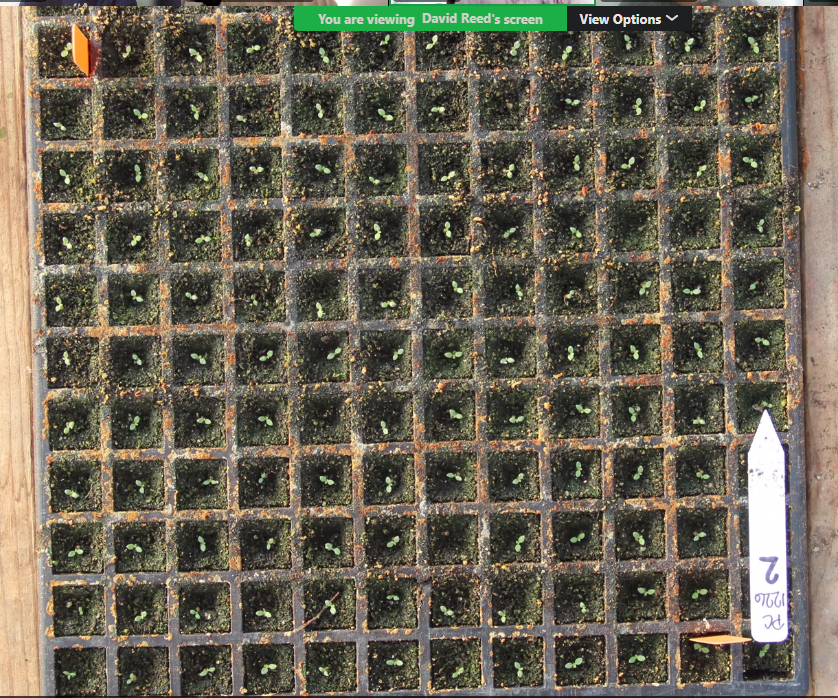
#> input picture tobacco_tray.jpg, 838 x 698 px
$ python -i rectification.py   (imports and definitions only)   (older library calls are emulated)
#> lines starting #> are read from the running program, lines starting #| are printed output that depends on the picture
"""Rotate mildly tilted images or rectify a four-corner perspective view."""

import cv2
import numpy as np


def resize_for_analysis(image, max_dimension=2200):
    if max_dimension <= 0:
        raise ValueError('max_dimension must be positive')
    h, w = image.shape[:2]
    factor = min(1.0, float(max_dimension) / max(w, h))
    if factor == 1:
        return image.copy(), factor
    return cv2.resize(image, (round(w * factor), round(h * factor)),
                      interpolation=cv2.INTER_AREA), factor


def _grid_alignment_score(gray, angle):
    h, w = gray.shape
    matrix = cv2.getRotationMatrix2D((w / 2, h / 2), angle, 1.0)
    rotated = cv2.warpAffine(gray, matrix, (w, h),
                             flags=cv2.INTER_LINEAR,
                             borderMode=cv2.BORDER_REFLECT_101)
    gx = cv2.Sobel(rotated, cv2.CV_32F, 1, 0, ksize=3)
    gy = cv2.Sobel(rotated, cv2.CV_32F, 0, 1, ksize=3)
    # Use the central portion to avoid the photograph/tray's outer border.
    xa, xb = round(.20*w), round(.85*w)
    ya, yb = round(.12*h), round(.88*h)
    p_x = np.abs(gx[ya:yb, xa:xb]).mean(axis=0)
    p_y = np.abs(gy[ya:yb, xa:xb]).mean(axis=1)
    p_x = cv2.GaussianBlur(p_x[None, :], (1, 7), 0).ravel()
    p_y = cv2.GaussianBlur(p_y[:, None], (1, 7), 0).ravel()
    return float(p_x.std() / max(1., p_x.mean()) +
                 p_y.std() / max(1., p_y.mean()))


def estimate_rotation(image, max_degrees=15):
    """Find the angle yielding the strongest repeating vertical/horizontal walls."""
    h, w = image.shape[:2]
    scale = min(1., 750. / max(w, h))
    small = cv2.resize(image, (round(w * scale), round(h * scale)),
                       interpolation=cv2.INTER_AREA) if scale < 1. else image
    gray = cv2.cvtColor(small, cv2.COLOR_BGR2GRAY)
    gray = cv2.GaussianBlur(gray, (3, 3), 0)
    # Coarse-to-fine optimization is more stable and faster than a single Hough
    # line direction (which often finds the big outside frame instead).
    candidates = np.arange(-max_degrees, max_degrees + .01, 1.0)
    scores = [(_grid_alignment_score(gray, float(a)), float(a)) for a in candidates]
    best = max(scores)[1]
    fine = np.arange(max(-max_degrees, best - 1.),
                     min(max_degrees, best + 1.) + .01, .2)
    return max(fine, key=lambda a: _grid_alignment_score(gray, float(a)))


def _rotate_expand(image, angle):
    h, w = image.shape[:2]
    matrix = cv2.getRotationMatrix2D((w / 2, h / 2), angle, 1.)
    c, s = abs(matrix[0, 0]), abs(matrix[0, 1])
    new_w, new_h = int(np.ceil(h * s + w * c)), int(np.ceil(h * c + w * s))
    matrix[0, 2] += (new_w - w) / 2
    matrix[1, 2] += (new_h - h) / 2
    return cv2.warpAffine(image, matrix, (new_w, new_h),
                          borderValue=(25, 25, 25)), matrix


def rectify_image(image, max_dimension=2200, rotation='auto', corners=None):
    """Return working image, applied angle, processing scale, and correction mode.

    Corners are clockwise (TL,TR,BR,BL) in ORIGINAL image coordinates and
    should mark the four outer grid corners (not the wooden holder edges).
    """
    working, scale = resize_for_analysis(image, max_dimension)
    if corners is not None:
        pts = np.asarray(corners, dtype=np.float32)
        if pts.shape != (4, 2):
            raise ValueError('corners must be four x,y pairs (TL TR BR BL)')
        pts = pts * scale
        width = round(max(np.linalg.norm(pts[1] - pts[0]),
                          np.linalg.norm(pts[2] - pts[3])))
        height = round(max(np.linalg.norm(pts[3] - pts[0]),
                           np.linalg.norm(pts[2] - pts[1])))
        if min(width, height) < 100:
            raise ValueError('Perspective corner coordinates are too close together')
        target = np.float32([[0, 0], [width-1, 0],
                             [width-1, height-1], [0, height-1]])
        H = cv2.getPerspectiveTransform(pts, target)
        return cv2.warpPerspective(working, H, (width, height)), 0., scale, 'manual-perspective'
    angle = estimate_rotation(working) if rotation == 'auto' else float(rotation)
    if abs(angle) < .05:
        return working, angle, scale, 'unrotated'
    result, _ = _rotate_expand(working, angle)
    return result, float(angle), scale, 'auto-rotation' if rotation == 'auto' else 'manual-rotation'


def select_corners(image):
    """Interactively click TL,TR,BR,BL on the original picture, Enter to accept."""
    h, w = image.shape[:2]
    scale = min(1., 1050. / max(h, w))
    shown = cv2.resize(image, (round(w*scale), round(h*scale)))
    points = []
    window = 'Click four OUTER grid corners: TL, TR, BR, BL | Enter accept | R reset'

    def on_mouse(event, x, y, flags, userdata):
        if event == cv2.EVENT_LBUTTONDOWN and len(points) < 4:
            points.append((x / scale, y / scale))
    cv2.namedWindow(window, cv2.WINDOW_NORMAL)
    cv2.setMouseCallback(window, on_mouse)
    try:
        while True:
            frame = shown.copy()
            for i, (x, y) in enumerate(points):
                cv2.circle(frame, (int(x * scale), int(y * scale)), 6, (0,255,0), -1)
                cv2.putText(frame, str(i+1), (int(x*scale)+6, int(y*scale)-6),
                            cv2.FONT_HERSHEY_SIMPLEX, .65, (0,255,255), 2)
            cv2.imshow(window, frame)
            key = cv2.waitKey(25) & 0xff
            if key in (13, 10) and len(points) == 4:
                return points
            if key in (ord('r'), ord('R')):
                points.clear()
            if key in (27, ord('q')):
                raise RuntimeError('Corner selection canceled')
    finally:
        cv2.destroyWindow(window)

>>> import cv2
>>> picture = cv2.imread('tobacco_tray.jpg')
#> picture is the input picture: shape (698, 838, 3); mean B, G, R 84.3, 100, 106.9
>>> result = rectify_image(picture)
#> in rectify_image, `working, scale = resize_for_analysis(image, max_dimension)`: scale = 1
#> in estimate_rotation, `gray = cv2.cvtColor(small, cv2.COLOR_BGR2GRAY)`:
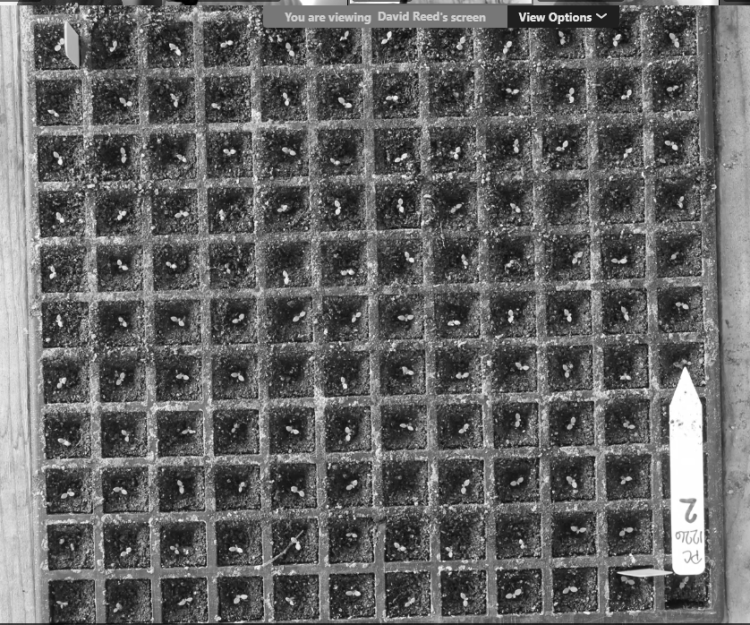
#> gray: shape (625, 750); min 0, max 255, mean 100.3
#> in _grid_alignment_score, `p_x = np.abs(gx[ya:yb, xa:xb]).mean(axis=0)`: p_x = 488 values, max 77.46 at index 479, min 43.68 at index 53, mean 58.9
#> in _grid_alignment_score, `p_y = np.abs(gy[ya:yb, xa:xb]).mean(axis=1)`: p_y = 475 values, max 78.15 at index 270, min 44.62 at index 184, mean 57.38
#> in _grid_alignment_score, `p_y = cv2.GaussianBlur(p_y[:, None], (1, 7), 0).ravel()`: p_y = 475 values, max 69.49 at index 269, min 48.19 at index 179, mean 57.38
#> in _grid_alignment_score (call 12), `matrix = cv2.getRotationMatrix2D((w / 2, h / 2), angle, 1.0)`: matrix = [[0.998, -0.0698, 22.71], [0.0698, 0.998, -25.4]]
#> in _grid_alignment_score (call 12), `gy = cv2.Sobel(rotated, cv2.CV_32F, 0, 1, ksize=3)`:
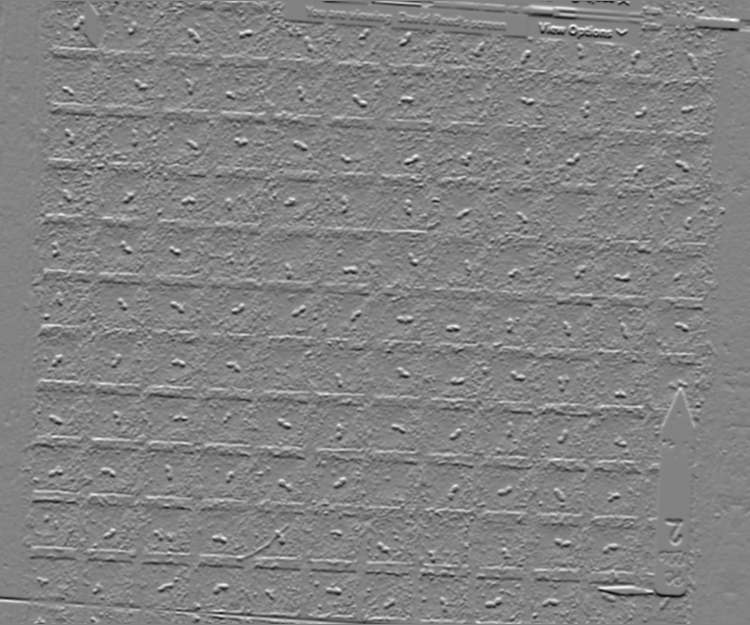
#> gy: shape (625, 750) float32; min -570, max 540, mean -0.3; drawn with min black and max white
#> in _grid_alignment_score (call 12), `p_x = np.abs(gx[ya:yb, xa:xb]).mean(axis=0)`: p_x = 488 values, max 87.07 at index 443, min 36.79 at index 240, mean 58.51
#> in _grid_alignment_score (call 12), `p_y = np.abs(gy[ya:yb, xa:xb]).mean(axis=1)`: p_y = 475 values, max 86.04 at index 321, min 35.92 at index 401, mean 55.48
#> in _grid_alignment_score (call 12), `p_y = cv2.GaussianBlur(p_y[:, None], (1, 7), 0).ravel()`: p_y = 475 values, max 79.09 at index 322, min 38.34 at index 401, mean 55.48
#> in _grid_alignment_score (call 13), `matrix = cv2.getRotationMatrix2D((w / 2, h / 2), angle, 1.0)`: matrix = [[0.999, -0.0523, 16.87], [0.0523, 0.999, -19.2]]
#> in _grid_alignment_score (call 13), `gy = cv2.Sobel(rotated, cv2.CV_32F, 0, 1, ksize=3)`:
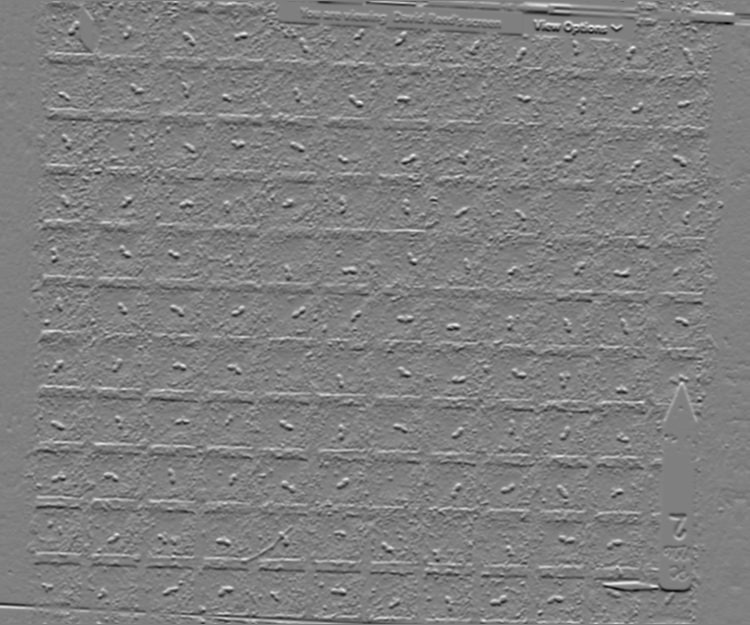
#> gy: shape (625, 750) float32; min -593, max 589, mean -0.1; drawn with min black and max white
#> in _grid_alignment_score (call 13), `p_x = np.abs(gx[ya:yb, xa:xb]).mean(axis=0)`: p_x = 488 values, max 100.9 at index 167, min 31.48 at index 292, mean 58.48
#> in _grid_alignment_score (call 13), `p_y = np.abs(gy[ya:yb, xa:xb]).mean(axis=1)`: p_y = 475 values, max 109.7 at index 326, min 31.52 at index 403, mean 55.29
#> in _grid_alignment_score (call 13), `p_y = cv2.GaussianBlur(p_y[:, None], (1, 7), 0).ravel()`: p_y = 475 values, max 94.42 at index 326, min 34.89 at index 404, mean 55.29
#> in _grid_alignment_score (call 14), `matrix = cv2.getRotationMatrix2D((w / 2, h / 2), angle, 1.0)`: matrix = [[0.999, -0.0349, 11.13], [0.0349, 0.999, -12.9]]
#> in _grid_alignment_score (call 14), `rotated = cv2.warpAffine(gray, matrix, (w, h), flags=cv2.INTER_LINEAR,..`:
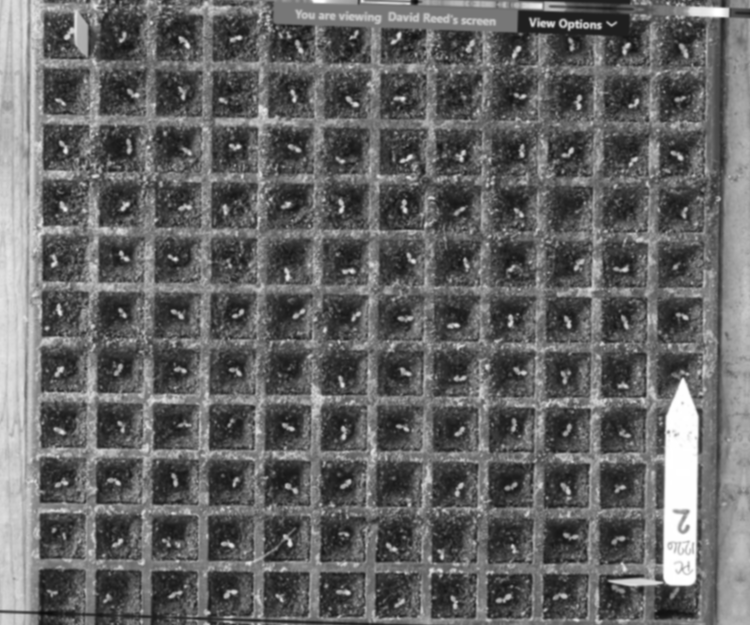
#> rotated: shape (625, 750); min 13, max 255, mean 100.4
#> in _grid_alignment_score (call 14), `gy = cv2.Sobel(rotated, cv2.CV_32F, 0, 1, ksize=3)`:
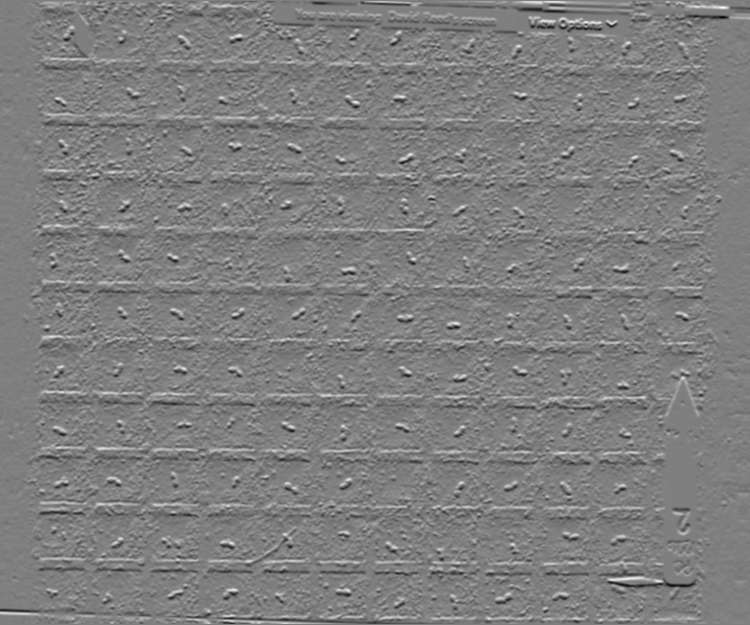
#> gy: shape (625, 750) float32; min -585, max 589, mean -0.1; drawn with min black and max white
#> in _grid_alignment_score (call 14), `p_x = np.abs(gx[ya:yb, xa:xb]).mean(axis=0)`: p_x = 488 values, max 118.2 at index 59, min 32.97 at index 10, mean 58.7
#> in _grid_alignment_score (call 14), `p_y = np.abs(gy[ya:yb, xa:xb]).mean(axis=1)`: p_y = 475 values, max 130.1 at index 375, min 32.08 at index 454, mean 55.16
#> in _grid_alignment_score (call 14), `p_y = cv2.GaussianBlur(p_y[:, None], (1, 7), 0).ravel()`: p_y = 475 values, max 111.5 at index 376, min 33.81 at index 453, mean 55.15
#> in _grid_alignment_score (call 15), `matrix = cv2.getRotationMatrix2D((w / 2, h / 2), angle, 1.0)`: matrix = [[1, -0.0175, 5.51], [0.0175, 1, -6.5]]
#> in _grid_alignment_score (call 15), `rotated = cv2.warpAffine(gray, matrix, (w, h), flags=cv2.INTER_LINEAR,..`:
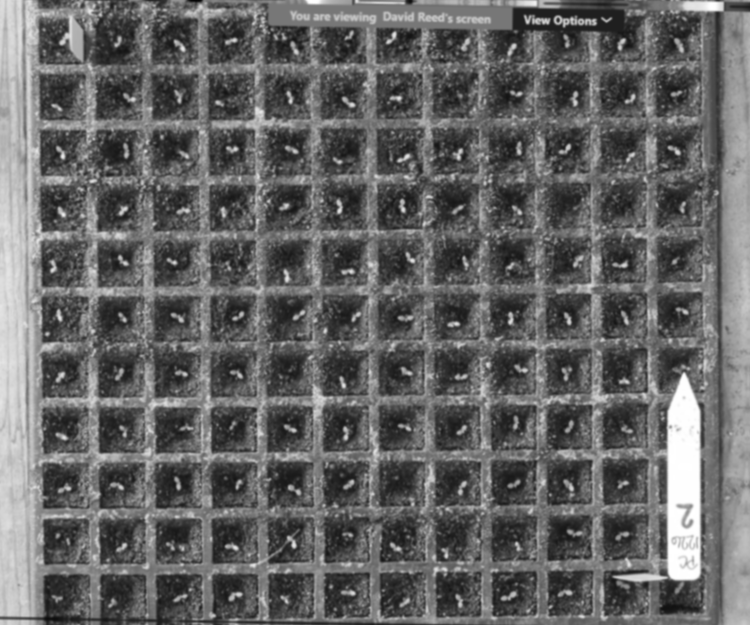
#> rotated: shape (625, 750); min 4, max 255, mean 100.5
#> in _grid_alignment_score (call 15), `gx = cv2.Sobel(rotated, cv2.CV_32F, 1, 0, ksize=3)`:
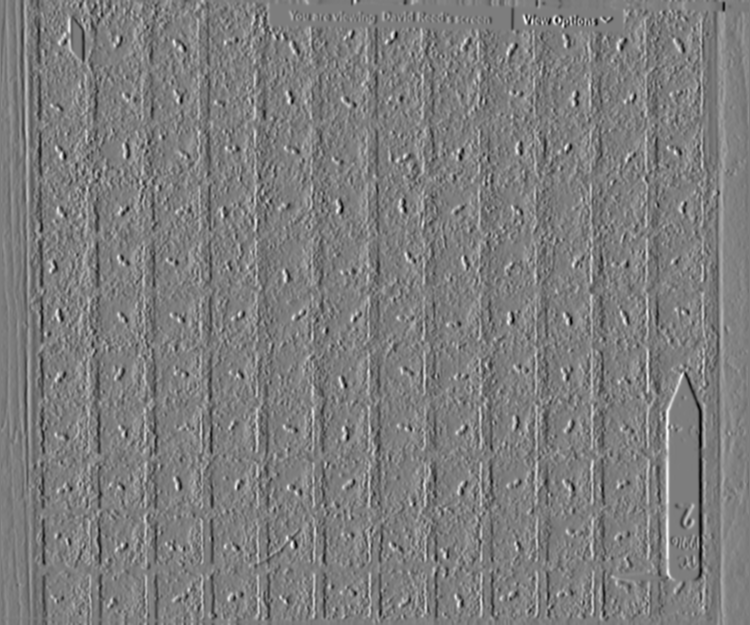
#> gx: shape (625, 750) float32; min -522, max 538, mean -0.4; drawn with min black and max white
#> in _grid_alignment_score (call 15), `p_x = np.abs(gx[ya:yb, xa:xb]).mean(axis=0)`: p_x = 488 values, max 150.5 at index 441, min 33.27 at index 410, mean 58.73
#> in _grid_alignment_score (call 15), `p_y = np.abs(gy[ya:yb, xa:xb]).mean(axis=1)`: p_y = 475 values, max 123.5 at index 320, min 30.28 at index 399, mean 54.97
#> in _grid_alignment_score (call 15), `p_y = cv2.GaussianBlur(p_y[:, None], (1, 7), 0).ravel()`: p_y = 475 values, max 105.6 at index 320, min 32.85 at index 398, mean 54.97
#> in estimate_rotation, `scores = [(_grid_alignment_score(gray, float(a)), float(a)) for a in c..`: scores = 31 pairs, first value 0.156 to 0.593, second value -15 to 15
#> in estimate_rotation, `best = max(scores)[1]`: best = -1
#> in rectify_image, `angle = estimate_rotation(working) if rotation == 'auto' else float(ro..`: angle = -1.4
#> in _rotate_expand, `matrix = cv2.getRotationMatrix2D((w / 2, h / 2), angle, 1.)`: matrix = [[1, -0.0244, 8.65], [0.0244, 1, -10.13]]
#> in _rotate_expand, `c, s = abs(matrix[0, 0]), abs(matrix[0, 1])`: c = 1; s = 0.0244
#> in _rotate_expand, `new_w, new_h = int(np.ceil(h * s + w * c)), int(np.ceil(h * c + w * s))`: new_w = 855; new_h = 719
